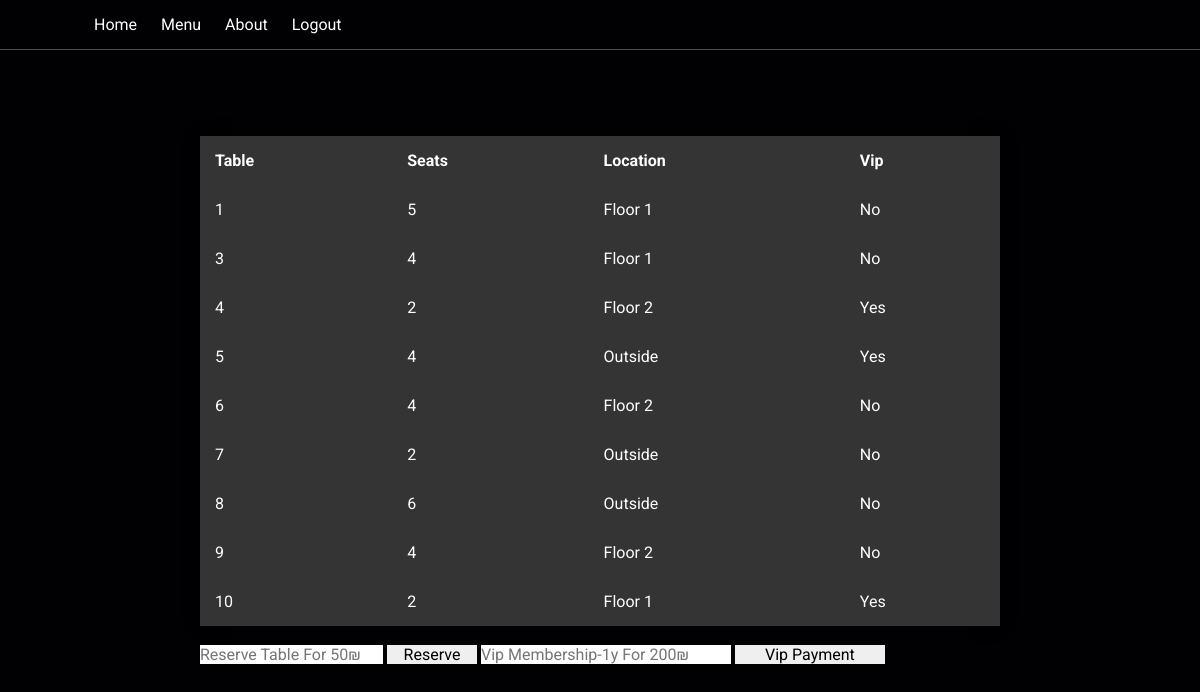
Screenshot of /Clients with the database file from the repository.
### tables this page shows
CREATE TABLE "seats" (
	"num"	INTEGER,
	"seats"	INTEGER,
	"location"	TEXT,
	"vip"	TEXT
, "status"	TEXT);

### ASD.py (the view)
@app.route('/Clients')
def Clients():
    status = 'Available'
    conn = sqlite3.connect('database.db')
    headings = ("Table", "Seats", "Location", "Vip")
    table = "SELECT num,seats,location,vip FROM seats WHERE status=?"
    result1 = conn.execute(table, (status,)).fetchall()
    return render_template('Clients.html', headings=headings, data=result1)

### templates/Clients.html (shortened to what this page needs)
<!DOCTYPE html>
<html lang="en">
<head>
    	<link rel="stylesheet" href="/static/About.css"/>
</head>
<body>
    <header class="header" >
        <nav class="navbar">
            <a href=Clients>Home</a>
            <a href=Menu_>Menu</a>
            <a href=About_>About</a>
            <a href=Coffee_shop>Logout</a>
        </nav>
    </header>
    <div class="container">
	<table>
        <thead>
            <tr>
                {% for header in headings %}
                   <th>{{ header }}</th>
                {% endfor %}
           </tr>
        </thead>
        <tbody>
            {% for row in data %}
                <tr>
                    {% for x in row %}
                        <td>{{ x }}</td>
                    {% endfor %}
                </tr>
            {% endfor %}
		</tbody>
	</table>
        <br>
        <form action=Login method="POST">
            <label for="table"></label><input type="number" name="table" id="table" placeholder="Reserve Table for 50₪" autocomplete="off">
            <button type="submit" name="take_table" id="take_table">Reserve</button>
            <label class="d">
                <input class="d" list="vip" name="vip" placeholder="Vip Membership-1y for 200₪" autocomplete="off">
            </label>
            <button class="c" type="submit" name="vip_" id="vip_">Vip Payment</button>
        </form>
</div>
</body>
</html>

### static/About.css (style rules this page uses)
:root { --main-color:#d3ad7f; --black:#13131a; --bg:#010103; --border:.1rem solid rgba(255,255,255,.3); }
* { font-family: 'Roboto', sans-serif; margin:0; padding:0; box-sizing: border-box; outline: none; border:none; text-decoration: none; text-transform: capitalize; transition: .2s linear; font-size: medium; }
html { font-size: 62.5%; overflow-x: hidden; scroll-padding-top: 9rem; scroll-behavior: smooth; }
body { background: var(--bg); }
.header { background: var(--bg); display: flex; align-items: center; justify-content: space-between; padding:1.5rem 7%; border-bottom: var(--border); position: fixed; top:0; left: 0; right: 0; z-index: 1000; }
.header .navbar a { margin:0 1rem; font-size: 1.6rem; color:#fff; }

### templates/Clients.html (style rules this page uses)
.container { position: absolute; top: 50%; left: 50%; transform: translate(-50%, -50%); }
table { width: 800px; border-collapse: collapse; overflow: hidden; box-shadow: 0 0 20px rgba(0,0,0,0.1); }
th, td { padding: 15px; background-color: rgba(255,255,255,0.2); color: #fff; }
th { text-align: left; }
input { position: center; }
button { width: 90px; }
.d { width: 250px; }
.c { width: 150px; }

### rows the page displays
seats: row "1" "5", location "Floor 1", vip "No"
seats: row "3" "4", location "Floor 1", vip "No"
seats: row "4" "2", location "Floor 2", vip "Yes"
seats: row "5" "4", location "Outside", vip "Yes"
seats: row "6" "4", location "Floor 2", vip "No"
seats: row "7" "2", location "Outside", vip "No"
seats: row "8" "6", location "Outside", vip "No"
seats: row "9" "4", location "Floor 2", vip "No"
seats: row "10" "2", location "Floor 1", vip "Yes"

### other values shown
{{ header }} "Table" "Seats" "Location" "Vip"
